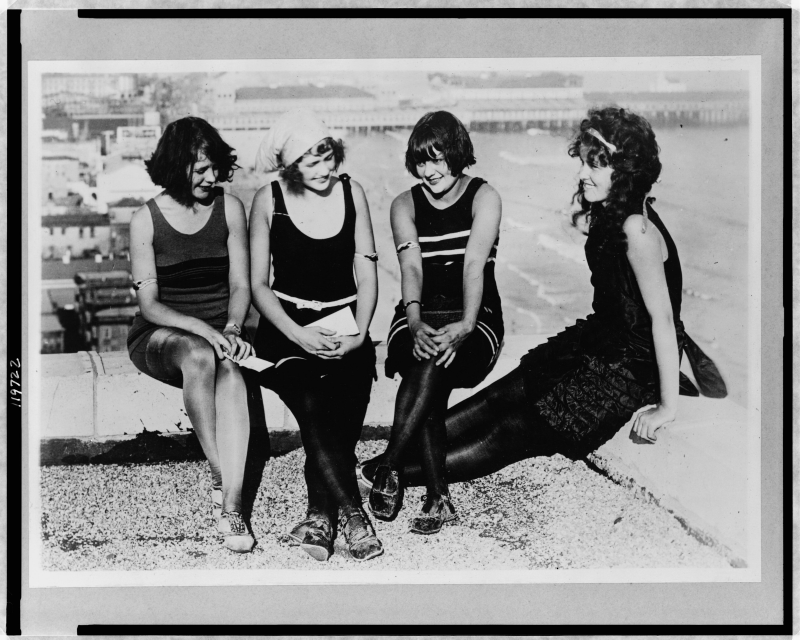
#> input picture monopoly/art/source/twenties/ac_bathing_beauties_carnival_1922.jpg, 2400 x 1919 px, found by its file name (shown at 1/3 size); its folder holds only this picture in this run
$ python -i twenties.py   (imports and definitions only)
#> lines starting #> are read from the running program, lines starting #| are printed output that depends on the picture; after the words box and inside, x2 and y2 are one past the last pixel; in counts of white or black regions, pixels touching at a corner belong together
### monopoly/art/style_frames.py
"""Style frames for the Monopoly decisions video: the 1904 patent drawing, Atlantic City, 1930s banking paper.

No Hasbro artwork: the board is our own drawing in the manner of L. J. Magie's public-domain 1904 patent; money,
certificates, tickets and telegrams are original designs in a period style.

    python3 style_frames.py        # writes frames/*.png (downloads the open-licence fonts on first run)
"""
import math
import os
import urllib.request

import numpy as np
from PIL import Image, ImageChops, ImageDraw, ImageFilter, ImageFont

HERE = os.path.dirname(os.path.abspath(__file__))
FONTS = os.path.join(HERE, 'fonts')
OUT = os.path.join(HERE, 'frames')
W, H = 1920, 1080

FONT_FILES = {
    'deco': 'ofl/limelight/Limelight-Regular.ttf',
    'type': 'apache/specialelite/SpecialElite-Regular.ttf',
    'hand': 'ofl/oldstandardtt/OldStandard-Italic.ttf',   # notes and asides: the period serif's italic (was a handwriting face)
    'serif': 'ofl/oldstandardtt/OldStandard-Regular.ttf',
    'serifb': 'ofl/oldstandardtt/OldStandard-Bold.ttf',
    'script': 'ofl/pinyonscript/PinyonScript-Regular.ttf',
    'fat': 'ofl/abrilfatface/AbrilFatface-Regular.ttf',
    'sc': 'ofl/playfairdisplaysc/PlayfairDisplaySC-Regular.ttf',
    'scb': 'ofl/playfairdisplaysc/PlayfairDisplaySC-Bold.ttf',
}

# palette: aged paper, printer's inks, the eight colour groups as watercolour washes
PAPER = (239, 228, 204)
INK = (31, 26, 20)
SEPIA = (110, 78, 46)
STAMP = (163, 39, 31)
NOTE_GREEN = (46, 91, 74)
BRASS = (168, 131, 58)
GROUP = {'brown': (138, 90, 60), 'lightblue': (130, 178, 204), 'pink': (196, 104, 146), 'orange': (217, 138, 61),
         'red': (184, 71, 58), 'yellow': (214, 181, 70), 'green': (78, 138, 91), 'darkblue': (60, 90, 138)}

rng = np.random.default_rng(1935)


FONT_SCALE = {'hand': 1.1}   # the italic sets smaller than the handwriting face it replaced, so the notes keep their size


# [7 lines left out: function font, not called in this run]


# ---------------------------------------------------------------- textures
def paper(w=W, h=H, base=PAPER, seed=0):
    r = np.random.default_rng(seed)
    img = np.ones((h, w, 3)) * np.array(base, float)
    low = Image.fromarray((r.random((h // 40 + 2, w // 40 + 2)) * 255).astype(np.uint8)).resize((w, h), Image.BICUBIC)
    low = np.asarray(low.filter(ImageFilter.GaussianBlur(30)), float) / 255.0 - 0.5
    grain = r.normal(0, 1, (h, w))
    img += low[..., None] * np.array([26, 24, 20]) + grain[..., None] * 4.0
    yy, xx = np.mgrid[0:h, 0:w]
    d = np.sqrt(((xx - w / 2) / (w / 2)) ** 2 + ((yy - h / 2) / (h / 2)) ** 2)
    img *= (1 - 0.16 * np.clip(d - 0.55, 0, 1) ** 1.6)[..., None]
    fib = r.random((h, w)) > 0.9993  # paper fibres and specks
    img[fib] -= 35
    return Image.fromarray(np.clip(img, 0, 255).astype(np.uint8)).convert('RGBA')


def ink_layer(size):
    return Image.new('RGBA', (int(math.ceil(size[0])), int(math.ceil(size[1]))), (0, 0, 0, 0))


# [144 lines left out: functions roughen, wobble_line, hatch, wash, text, stamp and 4 more, not called in this run]


# ---------------------------------------------------------------- the board, in the manner of the patent
SQUARES = ['WAGES\n$200', 'MEDITER-\nRANEAN\n$60', 'COMMUNITY\nCHEST', 'BALTIC\nAVE.\n$60', 'INCOME\nTAX\n$200', 'READING\nR.R.\n$200',
           'ORIENTAL\nAVE.\n$100', 'CHANCE', 'VERMONT\nAVE.\n$100', 'CONNECT-\nICUT\n$120', 'JAIL', 'ST.\nCHARLES\n$140', 'ELECTRIC\nCO.\n$150',
           'STATES\nAVE.\n$140', 'VIRGINIA\nAVE.\n$160', 'PENNA.\nR.R.\n$200', 'ST.\nJAMES\n$180', 'COMMUNITY\nCHEST', 'TENNES-\nSEE\n$180',
           'NEW\nYORK\n$200', 'PARKING', 'KENTUCKY\nAVE.\n$220', 'CHANCE', 'INDIANA\nAVE.\n$220', 'ILLINOIS\nAVE.\n$240', 'B. & O.\nR.R.\n$200',
           'ATLANTIC\nAVE.\n$260', 'VENTNOR\nAVE.\n$260', 'WATER\nWORKS\n$150', 'MARVIN\nGARDENS\n$280', 'GO TO JAIL', 'PACIFIC\nAVE.\n$300',
           'NO.\nCAROLINA\n$300', 'COMMUNITY\nCHEST', 'PENNA.\nAVE.\n$320', 'SHORT\nLINE\n$200', 'CHANCE', 'PARK\nPLACE\n$350', 'LUXURY\nTAX\n$100',
           'BOARD-\nWALK\n$400']
GRP = {1: 'brown', 3: 'brown', 6: 'lightblue', 8: 'lightblue', 9: 'lightblue', 11: 'pink', 13: 'pink', 14: 'pink', 16: 'orange',
       18: 'orange', 19: 'orange', 21: 'red', 23: 'red', 24: 'red', 26: 'yellow', 27: 'yellow', 29: 'yellow', 31: 'green', 32: 'green',
       34: 'green', 37: 'darkblue', 39: 'darkblue'}


# [280 lines left out: functions cell_box, draw_board, frame_title, frame_board, frame_ledger, railroad_ticket and 5 more, not called in this run]


WORDS = {100: 'ONE HUNDRED DOLLARS', 50: 'FIFTY DOLLARS', 20: 'TWENTY DOLLARS'}


# [40 lines left out: functions banknote, frame_price, not called in this run]


# [7 lines that do not run on import are left out]

### monopoly/video/twenties.py
"""Roaring Twenties pieces: public-domain period photos, sepia-toned, as full-frame newsreel shots or as deckle-edged
snapshots dropped on the desk, and Art Deco title cards in black and gold.

Photos live in ../art/source/twenties/ (provenance in its SOURCES.md).
"""
import math
import os

import numpy as np
from PIL import Image, ImageDraw, ImageFilter, ImageOps

from engine import H, W, clamp, ease_out, sf, smooth, txt
from kit import F, El, Obj, paste, shadowed, with_alpha

PHOTOS = os.path.join(os.path.dirname(os.path.dirname(os.path.abspath(__file__))), 'art', 'source', 'twenties')
GOLD = (206, 170, 86)
GOLD_DARK = (150, 116, 52)
NIGHT = (17, 14, 11)

_CACHE = {}
EXTRA_CROP = {}  # photo name -> (left, top, right, bottom) fractions to cut after the border trim, for writing on the plate


def trim(im, cap=0.12, margin=0.02):
    """Cut away a scan's border (the black film edge and the white card round a glass-plate print)."""
#> called with cap = 0.12, margin = 0.02
    sw = 400
#> sw = 400
    g = np.asarray(im.convert('L').resize((sw, max(8, int(sw * im.size[1] / im.size[0])))), np.float32)
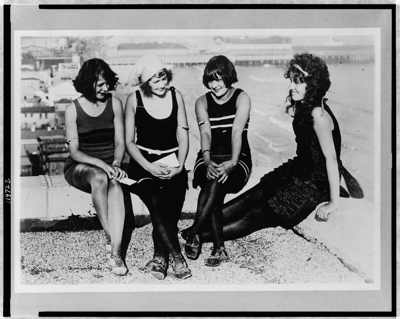
#> g: shape (319, 400) float32; min 0, max 248, mean 138.5

    def depth(lines):
        n = 0
        for k, l in enumerate(lines[:int(len(lines) * cap)]):
            if (l < 40).mean() > 0.5 or (l > 232).mean() > 0.75:
                n = k + 1
#> this loop made 38 passes
        return n / len(lines)
    t, b = depth(g), depth(g[::-1])
#> the loop in depth (call 2), `for k, l in enumerate(lines[:int(len(lines) * cap)]):` made 38 passes
#> t = 0.0282; b = 0.0219
    l, r = depth(g.T), depth(g.T[::-1])
#> l = 0.025; r = 0.02
    W0, H0 = im.size
    box = (int(W0 * (l + margin)), int(H0 * (t + margin)), int(W0 * (1 - r - margin)), int(H0 * (1 - b - margin)))
#> box = (108, 92, 2304, 1838)
    return im.crop(box)


def photo(name, tone=True):
    """A period photo, border trimmed and sepia-toned: (RGB image). Cached."""
    key = (name, tone)
    if key not in _CACHE:
        im = trim(Image.open(os.path.join(PHOTOS, name)).convert('L'))
        if os.path.basename(name) in EXTRA_CROP:
            l, t, r, b = EXTRA_CROP[os.path.basename(name)]
            im = im.crop((int(im.size[0] * l), int(im.size[1] * t), int(im.size[0] * (1 - r)), int(im.size[1] * (1 - b))))
        im = ImageOps.autocontrast(im, cutoff=1)
        if tone:
            a = np.asarray(im, np.float32) / 255
            a = a ** 0.95
            stops = np.array([0.0, 0.5, 1.0])
            dark, mid, light = (30, 22, 15), (146, 114, 80), (240, 226, 196)
            rgb = np.stack([np.interp(a, stops, [dark[c], mid[c], light[c]]) for c in range(3)], -1)
            im = Image.fromarray(rgb.astype(np.uint8))
#> im: PIL image 2196x1746 RGB
        else:
            im = im.convert('RGB')
        _CACHE[key] = im
    return _CACHE[key]


# [16 lines left out: functions cover, vignette, not called in this run]


class KenBurns(El):
    """A full-frame photo with a slow push (or drift) across the page's life, toned and vignetted."""
    fade_in = 0

    # [19 lines left out: functions __init__, draw, not called in this run]


def deckle_print(name, w=760, caption=None, angle=0, crop_focus=(0.5, 0.5), aspect=None, seed=0):
    """A period snapshot: sepia print in a white deckle-edged border, with a typed caption on the border."""
    im = photo(name)
    if aspect:
        h0 = int(w / aspect)
        im = cover(im, w, h0, crop_focus)
    else:
        im = im.resize((w, int(im.size[1] * w / im.size[0])), Image.LANCZOS)
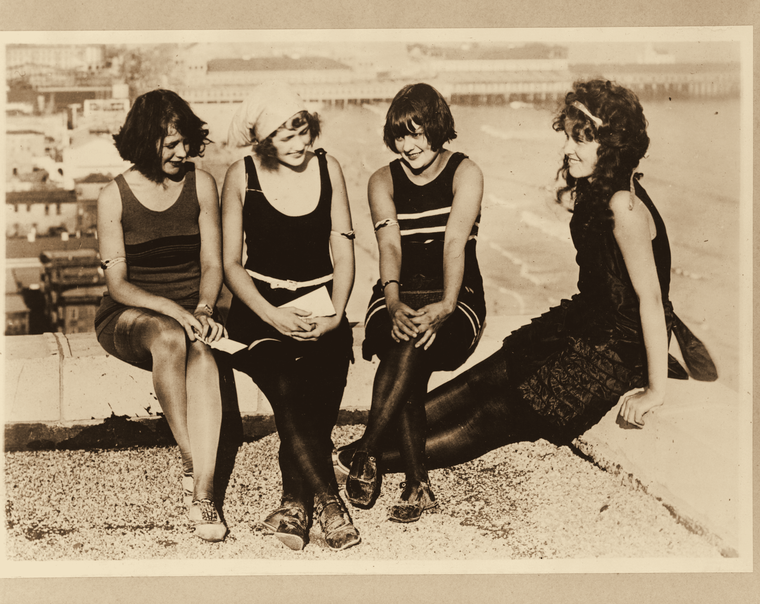
#> im: PIL image 760x604 RGB; mean R, G, B 161, 142.7, 116.8
    pad, bottom = 26, (70 if caption else 26)
    pw, ph = im.size[0] + 2 * pad, im.size[1] + pad + bottom
    card = Image.new('RGBA', (pw, ph), (0, 0, 0, 0))
#> card: PIL image 812x656 RGBA; every value is 0
    paper = sf.paper(pw, ph, base=(242, 236, 222), seed=40 + seed).convert('RGBA')
#> in paper, `low = np.asarray(low.filter(ImageFilter.GaussianBlur(30)), float) / 25..`:
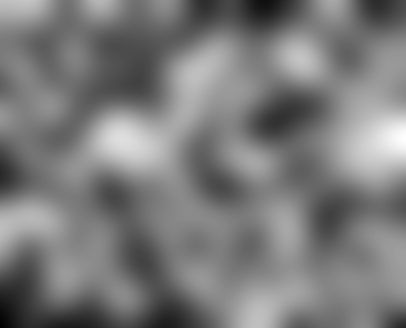
#> low: shape (656, 812) float64 (shown at 1/2 size); min -0.402, max 0.406, mean -0.0124; drawn with min black and max white
#> in paper, `img[fib] -= 35`:
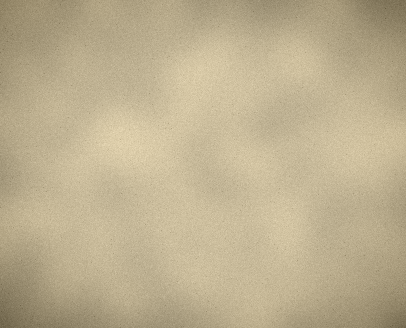
#> img: shape (656, 812, 3) float64 (shown at 1/2 size); mean of channels 0, 1, 2 235.6, 229.8, 216.2; drawn with min black and max white
#> in paper, `return Image.fromarray(np.clip(img, 0, 255).astype(np.uint8)).convert(..`:
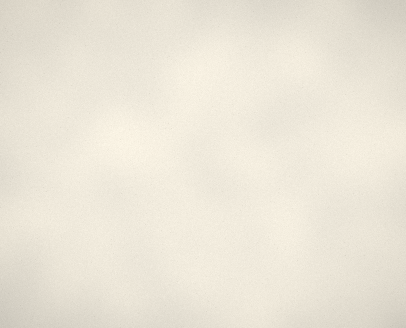
#> returned value: PIL image 812x656 RGBA (shown at 1/2 size); mean R, G, B, A 235.1, 229.3, 215.7, 255
    # deckled edge: a scalloped mask
    m = Image.new('L', (pw, ph), 0)
#> m: PIL image 812x656 L; every value is 0
    d = ImageDraw.Draw(m)
    d.rectangle([6, 6, pw - 7, ph - 7], fill=255)
    r = np.random.default_rng(seed)
    step = 14
    for x in range(0, pw, step):
        for y0 in (0, ph - 12):
            d.ellipse([x - 2, y0 + (2 if y0 else 0) + r.integers(-1, 2), x + step + 2, y0 + 10 + r.integers(-1, 2)], fill=255)
    for y in range(0, ph, step):
        for x0 in (0, pw - 12):
            d.ellipse([x0 + (2 if x0 else 0), y - 2, x0 + 10, y + step + 2], fill=255)
    paper.putalpha(m)
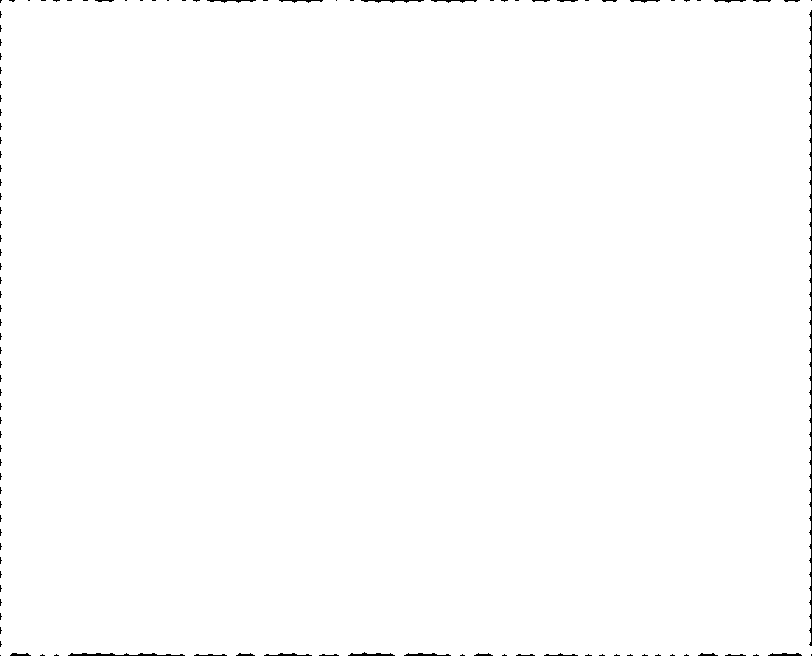
#> m: PIL image 812x656 L; 99.5% white; 112 black regions (85 under 20 px), largest, box (x1, y1, x2, y2) and area: (809, 10, 812, 646) 911, (68, 653, 185, 656) 216, (348, 652, 395, 656) 104
    card.alpha_composite(paper)
    card.paste(im.convert('RGB'), (pad, pad))
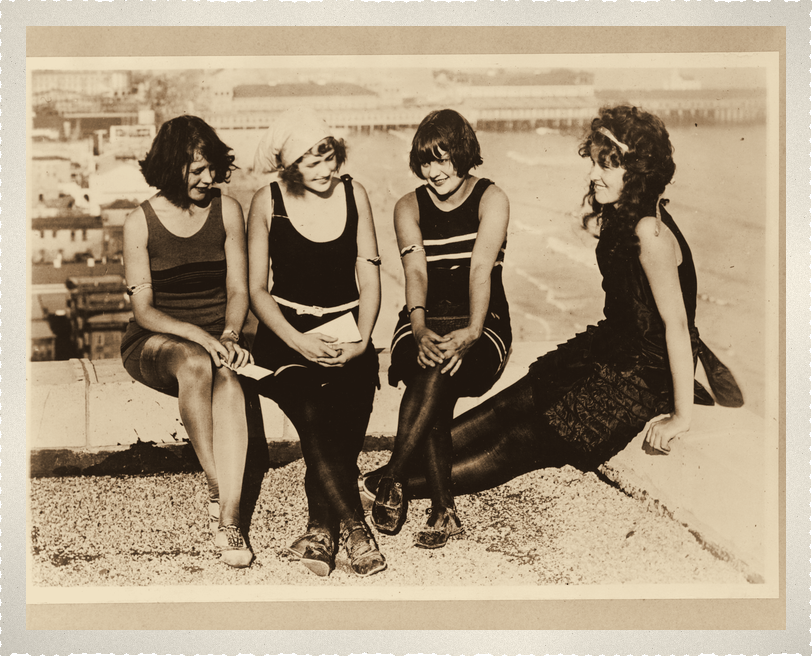
#> card: PIL image 812x656 RGBA; mean R, G, B, A 168.6, 152.1, 128.1, 253.6; transparent parts drawn white
    ImageDraw.Draw(card).rectangle([pad, pad, pad + im.size[0] - 1, pad + im.size[1] - 1], outline=(60, 45, 30, 120), width=1)
    if caption:
        txt(card, (pw / 2, ph - bottom / 2 - 2), caption, F('type', 26), fill=(70, 52, 34), anchor='mm')
    if angle:
        card = card.rotate(angle, expand=True, resample=Image.BICUBIC)
    return card


# [51 lines left out: functions deco_frame, sunburst, deco_title, not called in this run]


class Plaque(El):
    """A Deco plaque that rises into place."""
    fade_in = 0.5

    def __init__(self, t0, layer, center, t1=None, rise=40):
        super().__init__(t0, t1)
        self.layer, self.center, self.rise = layer, center, rise

    # [45 lines left out: functions draw, caption_bar, photo_bg, photo_page, deco_opener, not called in this run]

>>> result = deckle_print('../art/source/twenties/ac_bathing_beauties_carnival_1922.jpg')

$ run again, on monopoly/art/source/twenties/ac_boardwalk_rolling_chairs_traymore.jpg
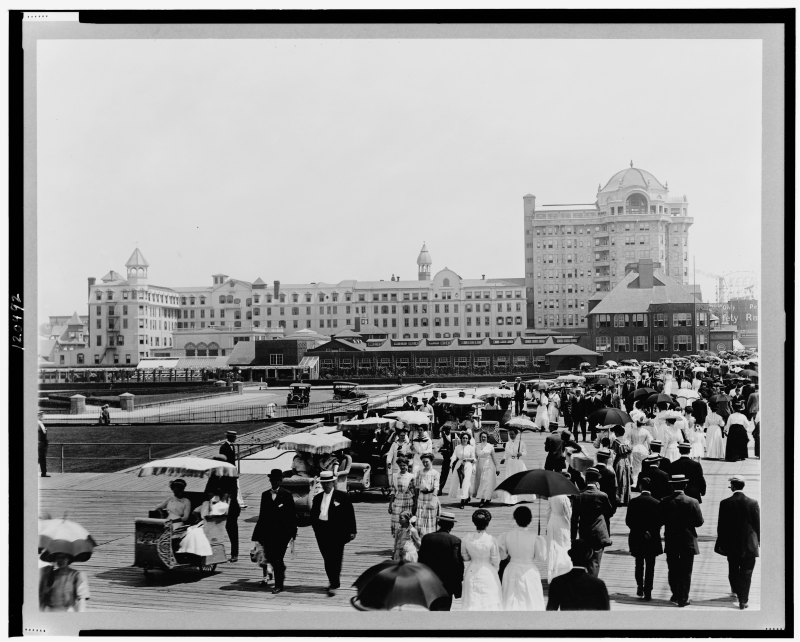
#> input picture monopoly/art/source/twenties/ac_boardwalk_rolling_chairs_traymore.jpg, 2400 x 1925 px, found by its file name (shown at 1/3 size)
#> sw = 400
#> the loop in depth, `for k, l in enumerate(lines[:int(len(lines) * cap)]):` made 38 passes
#> the loop in depth (call 2), `for k, l in enumerate(lines[:int(len(lines) * cap)]):` made 38 passes
#> t = 0.0344; b = 0.0187
#> l = 0.0275; r = 0.0175
#> box = (114, 104, 2310, 1850)
#> in trim, `return im.crop(box)`:
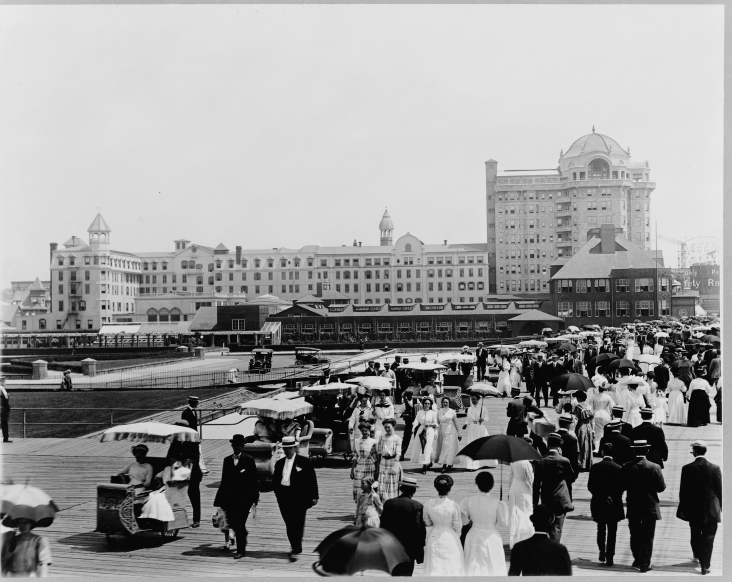
#> returned value: PIL image 2196x1746 L (shown at 1/3 size); min 0, max 241, mean 152.9
#> in deckle_print, `card.paste(im.convert('RGB'), (pad, pad))`:
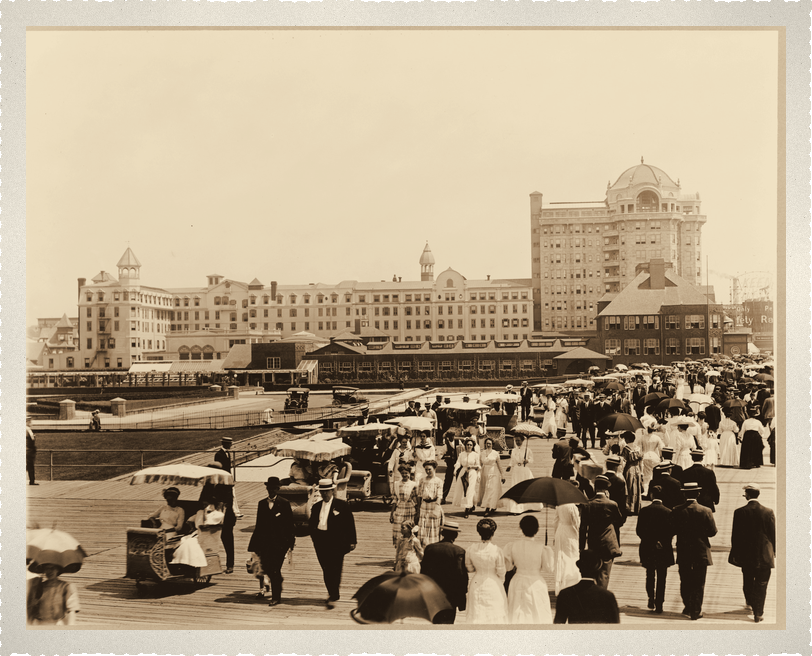
#> card: PIL image 812x656 RGBA; mean R, G, B, A 178.2, 161.9, 137.1, 253.6; transparent parts drawn white

$ run again, on monopoly/art/source/twenties/ac_carnival_1922.jpg
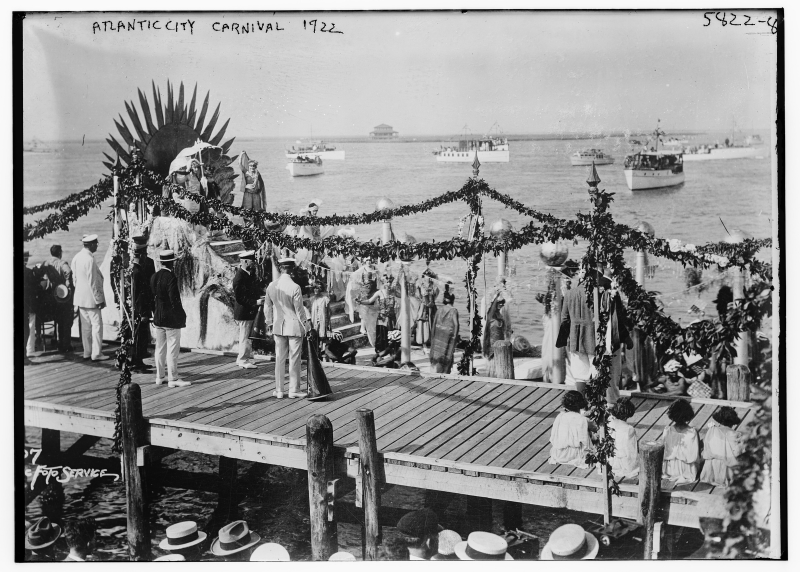
#> input picture monopoly/art/source/twenties/ac_carnival_1922.jpg, 2400 x 1716 px, found by its file name (shown at 1/3 size)
#> sw = 400
#> the loop in depth, `for k, l in enumerate(lines[:int(len(lines) * cap)]):` made 34 passes
#> the loop in depth (call 2), `for k, l in enumerate(lines[:int(len(lines) * cap)]):` made 34 passes
#> t = 0.014
#> l = 0.03; r = 0.025
#> box = (120, 58, 2292, 1657)
#> in deckle_print, `paper.putalpha(m)`:
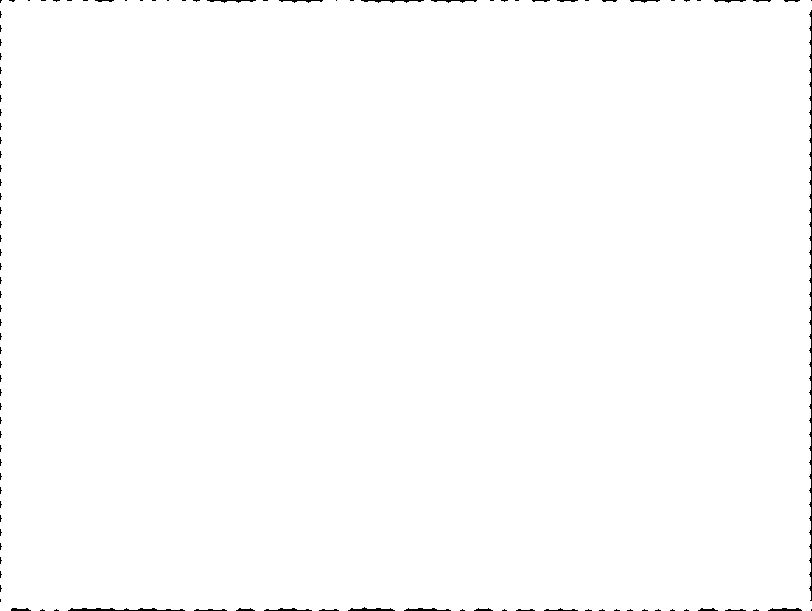
#> m: PIL image 812x611 L; 99.4% white; 108 black regions (81 under 20 px), largest, box (x1, y1, x2, y2) and area: (809, 10, 812, 601) 844, (68, 608, 185, 611) 216, (348, 607, 395, 611) 104
#> in deckle_print, `card.paste(im.convert('RGB'), (pad, pad))`:
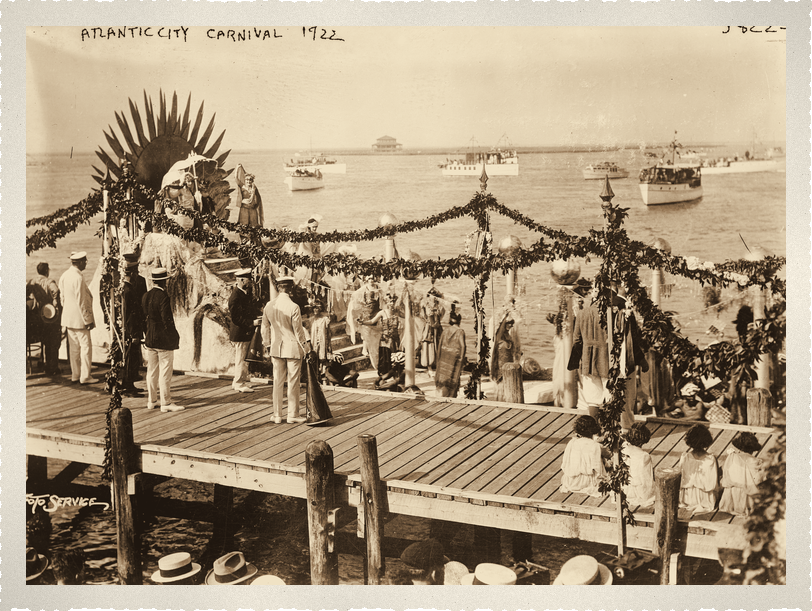
#> card: PIL image 812x611 RGBA; mean R, G, B, A 169.4, 152.4, 128, 253.6; transparent parts drawn white
